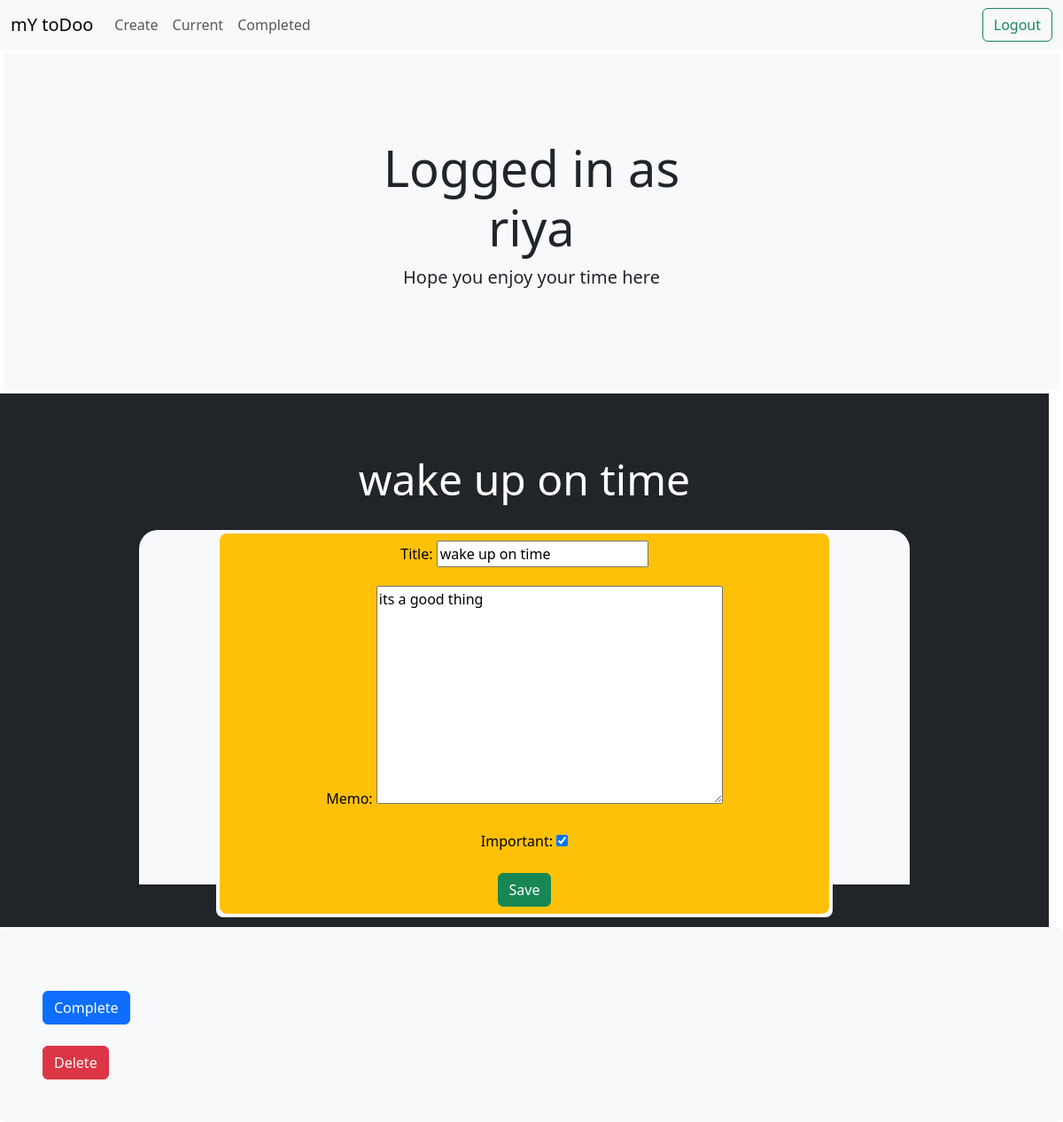
The app's page /todoapp/1 (signed in) with its own data.
### todoapp/models.py (models this page shows, shortened)
class Todo(models.Model):
    title = models.CharField(max_length=100)
    memo = models.TextField(blank=True)
    created = models.DateTimeField(auto_now_add=True)
    datecompleted = models.DateTimeField(null= True , blank=True)
    important = models.BooleanField(default=False)
    user = models.ForeignKey(User, on_delete=models.CASCADE)

### todoapp/views.py (the view, shortened to what this page needs)
# urls.py: path("todoapp/<int:todo_pk>",views.viewtodo ,name="viewtodo"),
@login_required
def viewtodo(request, todo_pk):
    todo = get_object_or_404(Todo, pk=todo_pk,user=request.user)
    if request.method=='GET':
        form = TodoForm(instance=todo)
        return render(request,'todoapp/viewtodo.html' , {'todo':todo , 'form':form})

### todoapp/forms.py
class TodoForm(ModelForm):
    class Meta:
        model = Todo
        fields = ['title' , 'memo','important']

### todoapp/templates/todoapp/viewtodo.html (shortened to what this page needs)
{% extends 'todoapp/base.html' %}
{% block content %}
<div class=" text-center">
    <div class="text-bg-dark p-5 me-md-3 pt-3 px-3 pt-md-5 px-md-5 text-center overflow-hidden">
        <div class="my-1 py-3">
            <h2 class="display-5">{{ todo.title }}</h2>
        </div>
        <div class="bg-light  shadow-sm mx-auto" style="width: 80%; height: 400px; border-radius: 21px 21px 0 0;">
            <div class="col-md-10 text-center mx-auto ">
                <div class="h-1 p-1 text-bg-light rounded-3 ">
                    <div class="h-100 p-2 text-bg-warning rounded-3 ">
                        <form method="POST" >
                            {{ form.as_p }}
                            <button class="btn btn-success" type="submit"> Save </button>
                        </form>
                    </div>
                </div>
            </div>
        </div>
    </div>
</div>
<div class="h-100 p-5 text-bg-light rounded-3 ">
    <form method="POST">
        <a class="btn " href="{% url 'signupuser' %}" role="button"></a>
    </form>
    <form method="POST" action="{% url 'completetodo' todo.id %}">
        <button class="btn btn-primary" type="submit"> Complete </button>
    </form>
    <form method="POST">
        <a class="btn " href="{% url 'signupuser' %}" role="button"></a>
    </form>
    <form method="POST" action="{% url 'deletetask' todo.id %}">
        <button class="btn btn-danger" type="submit"> Delete </button>
    </form>
</div>
{% endblock %}

### todoapp/templates/todoapp/base.html (shortened to what this page needs)
<!doctype html>
<html lang="en">
<head>
      <link rel="stylesheet" href="https://stackpath.bootstrapcdn.com/bootstrap/4.4.1/css/bootstrap.min.css">
    <link href="https://cdn.jsdelivr.net/npm/bootstrap@5.3.0-alpha1/dist/css/bootstrap.min.css" rel="stylesheet"
>
</head>
<body>
    {% if user.is_authenticated %}
    <nav class="navbar navbar-expand-lg bg-body-tertiary">
        <div class="container-fluid">
            <a class="navbar-brand" href="#">mY toDoo</a>
            <div class="collapse navbar-collapse" id="navbarSupportedContent">
                <ul class="navbar-nav me-auto mb-2 mb-lg-0">
                    <li class="nav-item">
                        <a class="nav-link " aria-current="page" href="{% url 'createtodo' %}">Create</a>
                    </li>
                    <li class="nav-item">
                        <a class="nav-link" href="{% url 'currenttodos' %}">Current</a>
                    </li>
                    <li class="nav-item">
                        <a class="nav-link" href="{% url 'completedtodos' %}">Completed</a>
                    </li>
                    <li class="nav-item">
                        <a class="nav-link disabled"></a>
                    </li>
                </ul>
                <form action=" {% url 'logoutuser' %} " method="POST">
                    <button class="btn btn-outline-success" type="submit"> Logout </button>
                </form>
            </div>
        </div>
    </nav>
    <div class="position-relative overflow-hidden p-3 p-md-0 m-md-1 text-center bg-light">
        <div class="col-md-5 p-lg-5 mx-auto my-5">
            <h1 class="display-4 fw-normal">Logged in as {{ user.username }}</h1>
            <p class="lead fw-normal">Hope you enjoy your time here</p>
        </div>
    </div>
    {% endif %}
    {% block content %}{% endblock %}
</body>
</html>

### records on screen
Todo: title "wake up on time", memo "its a good thing", important "☑"

### other values on screen
{{ user.username }} "riya"
